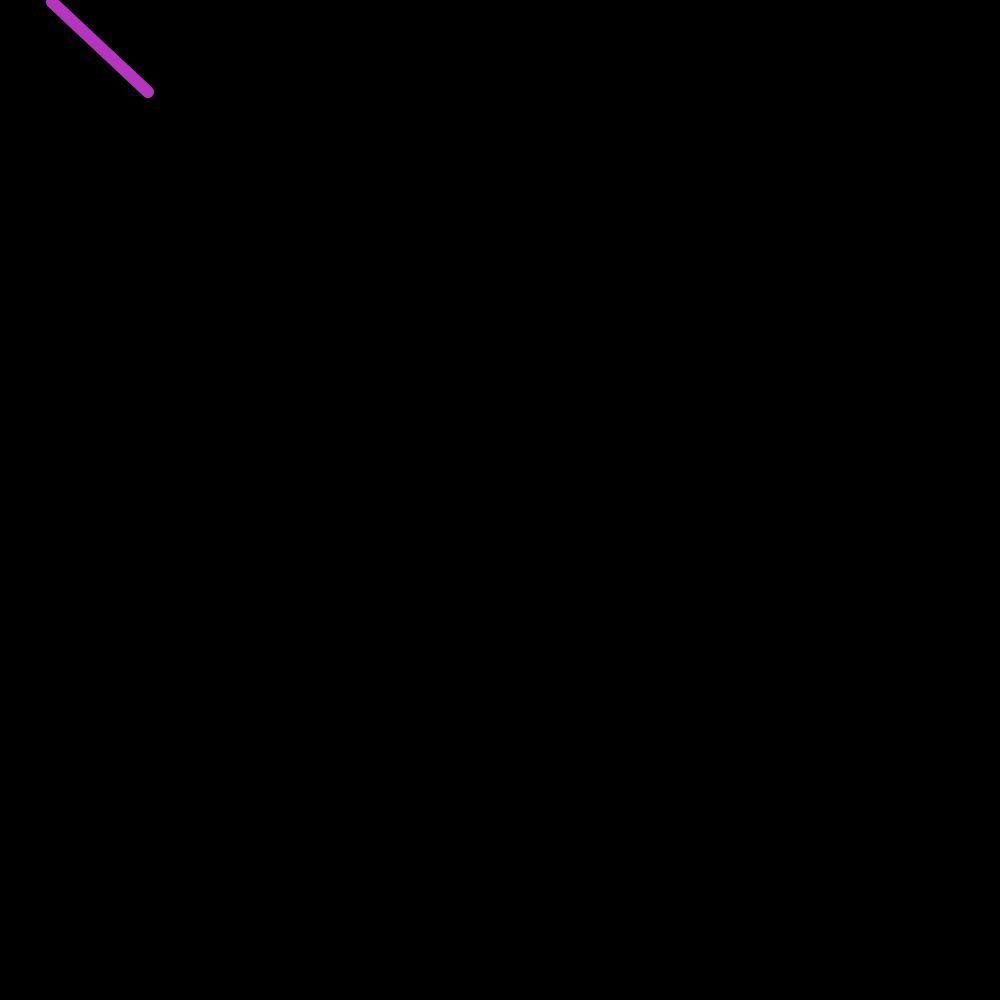
Frame 1 (no input)
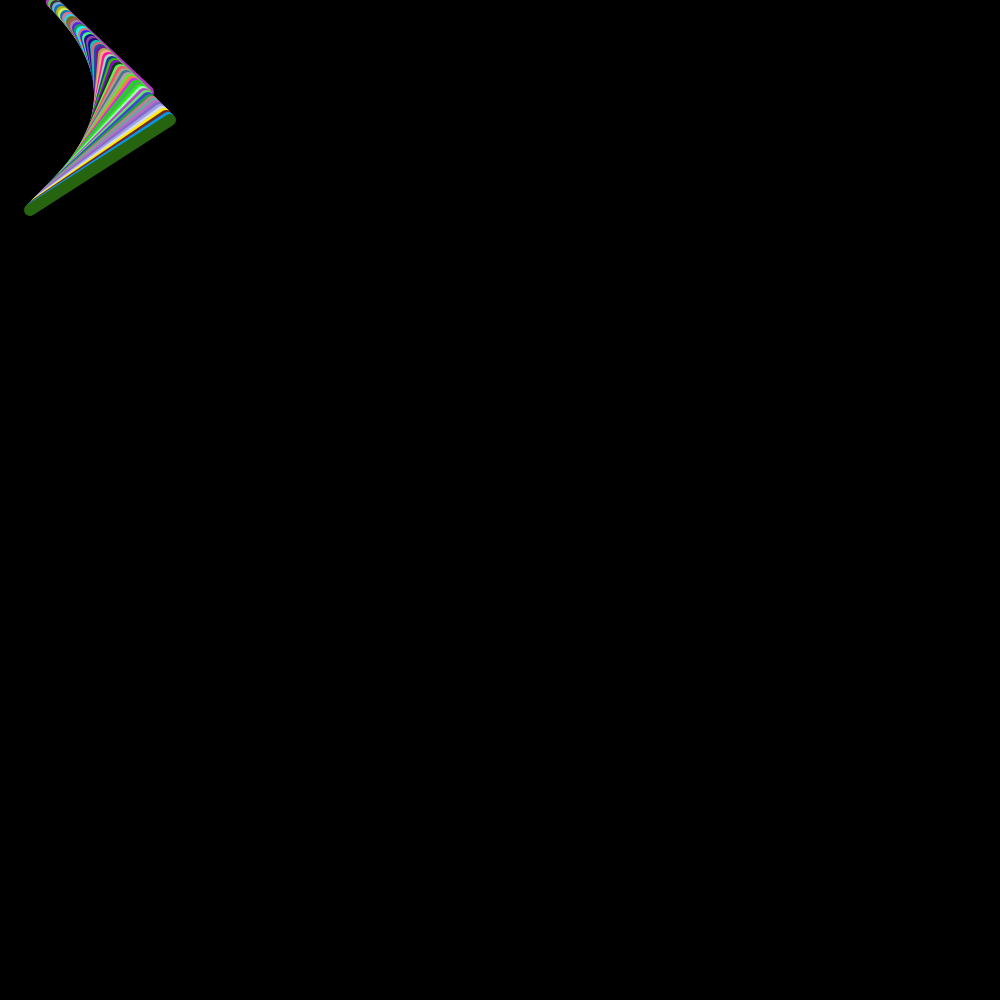
Frame 60 (no input)
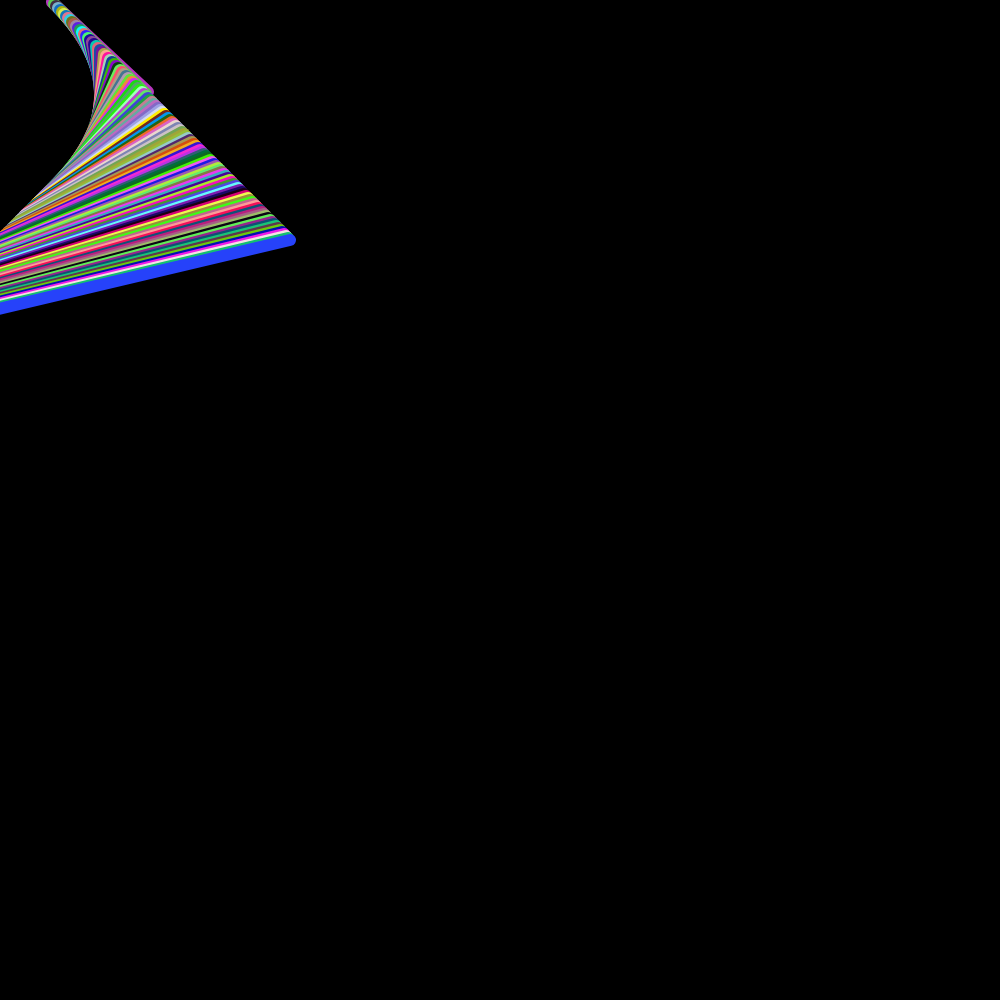
Frame 120 (the mouse pressed at the canvas centre since frame 60)

The p5.js sketch that drew these frames (run headless with seeded random() and noise() and a simulated clock; from frame 60 on, the mouse is pressed at the canvas centre):

// p5.js sketch
// ── sketch.js
/*
create a code that defines a object with at least one function
by Daniel Wen
May 15 2017
*/
var stick = {x1: 50,	y1: 0,	x2: 150,	y2: 90,	speed: 2,
	display: function() { //display function makes a line 
		stroke(random(255), random(255), random(255)); //stroke is a random color
		strokeWeight(12); //stroke size is 12
		line(this.x1, this.y1, this.x2, this.y2); //makes the line
		                                         
	},
	
	move: function() {//another function named move inside the object
	                  //moves the line down and to the right
	                  //y2 does not move to the right so the line stretches
		this.x1 = this.x1 + this.speed;// moves x1 to the right
		this.x2 = this.x2 - this.speed;// moves x2 to the left
		this.y1 = this.y1 + this.speed;//moves y1 down
		this.y2 = this.y2 + this.speed;//moves y2 down
		
	
	}
}

function setup() {
  createCanvas(1000,1000);
  	background(0);//makes the background black
}

function draw() {
  stick.move();//uses the move function of stick
	stick.display();//uses the display function of stick
}
